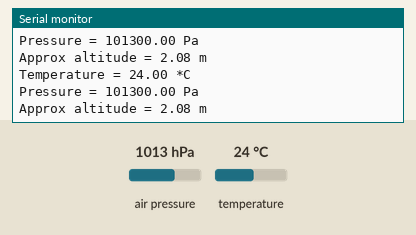
The sketch below on a simulated Arduino Uno, built with avr-gcc and run on an emulated ATmega328P. On the bench: the last lines printed to the serial monitor. Inputs (shaded band) come from the test bench; at power-on: air pressure 1013 hPa, temperature 24 °C.

Above: at 1.2 s.
1.3 s: air pressure set to 952 hPa
At 2.6 s:
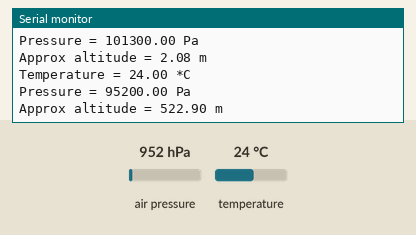
2.8 s: temperature set to 12 °C
At 3.6 s:
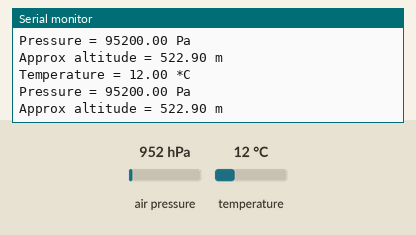
4.3 s: air pressure set to 975 hPa
At 5.6 s:
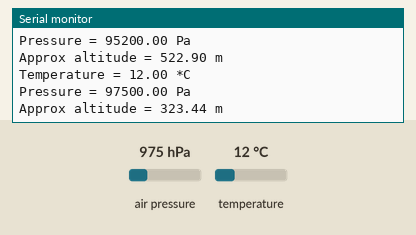
Timing chart, 0 to 7.3 s (numbered marks = the images above; inputs shaded):
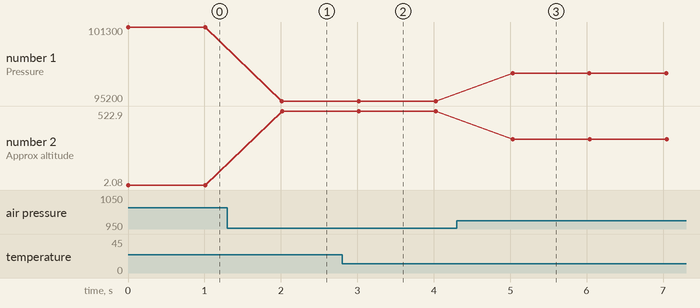

The sketch:

PRESSURE_TEST.ino
```cpp
//BMP pressure sensor declarations
#include <Wire.h>
#include <Adafruit_BMP280.h>
Adafruit_BMP280 bmp;


void setup() {
  Serial.begin(115200);
  initBmp();
}

void loop() {
    Serial.print(F("Temperature = "));
    Serial.print(bmp.readTemperature());
    Serial.println(" *C");

    Serial.print(F("Pressure = "));
    Serial.print(bmp.readPressure());
    Serial.println(" Pa");

    Serial.print(F("Approx altitude = "));
    Serial.print(bmp.readAltitude(1013.25)); /* Adjusted to local forecast! */
    Serial.println(" m");

    Serial.println();
    delay(1000);
}


//Initializing the pressure sensor
void initBmp(){
  bmp.begin();

  bmp.setSampling(Adafruit_BMP280::MODE_NORMAL,     /* Operating Mode. */
                  Adafruit_BMP280::SAMPLING_X2,     /* Temp. oversampling */
                  Adafruit_BMP280::SAMPLING_X16,    /* Pressure oversampling */
                  Adafruit_BMP280::FILTER_X16,      /* Filtering. */
                  Adafruit_BMP280::STANDBY_MS_500); /* Standby time. */
}
```

Measured:
- after the input at 1.3 s, the serial monitor: prints a new line after 0.71 s (image 1)
- after the input at 2.8 s, the serial monitor: prints a new line after 0.22 s (image 2)
- after the input at 4.3 s, the serial monitor: prints a new line after 0.73 s (image 3)
- plotted number 1: 101300 → 95200 after the input at 1.3 s, 95200 → 97500 after the input at 4.3 s
- plotted number 2: 2.08 → 522.9 after the input at 1.3 s, 522.9 → 323.44 after the input at 4.3 s
